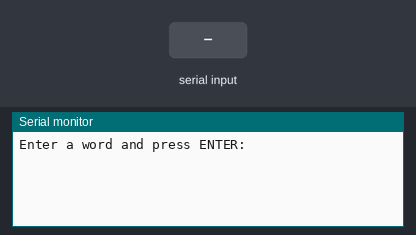
The program below on a simulated ATmega328P, built with avr-gcc and emulated at 16 MHz. Parts: the last lines printed to the serial monitor. Inputs (shaded band) come from the test bench.

Above: at 1.2 s.
1.3 s: "1\n" received over Serial
At 2.2 s:
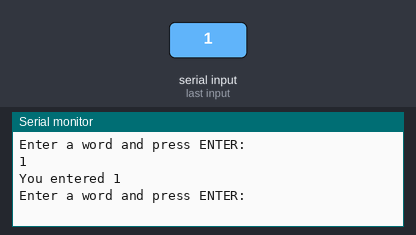
2.8 s: "0\n" received over Serial
At 3.3 s:
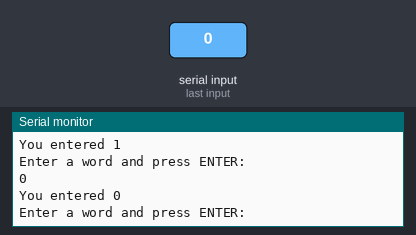
4.3 s: "2\n" received over Serial
At 5.7 s:
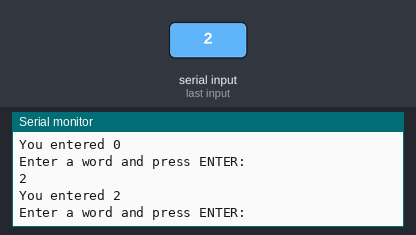

The program:

main.c
```c
#define F_CPU 16000000
#define BAUD 9600

#include <avr/io.h>
#include <util/delay.h>
#include <util/setbaud.h>
#include <stdio.h>
#include "uart.h"

FILE uart_output = FDEV_SETUP_STREAM(uart_putchar, NULL, _FDEV_SETUP_WRITE);
FILE uart_input = FDEV_SETUP_STREAM(NULL, uart_getchar, _FDEV_SETUP_READ);
FILE uart_io = FDEV_SETUP_STREAM(uart_putchar, uart_getchar, _FDEV_SETUP_RW);


int main(void){

    uart_init();

    stdout = &uart_output;
    stdin = &uart_input;
    char input[100] = {0};

    while (1) {
        puts("Enter a word and press ENTER: ");
        scanf("%s", input);
        printf("You entered %s\n", input);
    }
    return 0;

}
```

uart.c
```c
#define F_CPU 16000000
#define BAUD 9600

#include <avr/io.h>
#include <util/setbaud.h>
#include "uart.h"
#include "stdio.h"


void uart_init(void){
    // UBRR (UART Baud Rate Register) is a 16 bit resiter thats why
    // we have L and H. It store the calcuted baud using BAUD, UBRR._VALUE
    UBRR0H = UBRRH_VALUE;
    UBRR0L = UBRRL_VALUE;

    // USCR stands for UART Control and Status Register
    // _BV just does shift operation eg. _BV(3) -> 0b00001000
    // But not recommened to use as its not standerdiesd
#if USE_2X
    UCSR0A |= _BV(U2X0);
#else
    UCSR0A &= ~(_BV(U2X0));
#endif

    UCSR0C = _BV(UCSZ01) | _BV(UCSZ00); // set the frame
    UCSR0B = _BV(RXEN0) | _BV(TXEN0);
}

void uart_putchar(char c, FILE *stream) {
    if(c == '\n'){
        uart_putchar('\r', stream);
    }

    loop_until_bit_is_set(UCSR0A, UDRE0);
    UDR0 = c;
}

char uart_getchar(FILE *steam){
    loop_until_bit_is_set(UCSR0A, RXC0);
    char read = UDR0;
    uart_putchar(read, steam);
    return read;
}
```

uart.h
```c
#pragma once
#include "stdio.h"

void uart_init(void);

void uart_putchar(char c, FILE *stream);

char uart_getchar(FILE *steam);
```

Measured:
- after the input at 1.3 s, the serial monitor: prints a new line at once (image 1)
- after the input at 2.8 s, the serial monitor: prints a new line at once (image 2)
- after the input at 4.3 s, the serial monitor: prints a new line at once (image 3)
